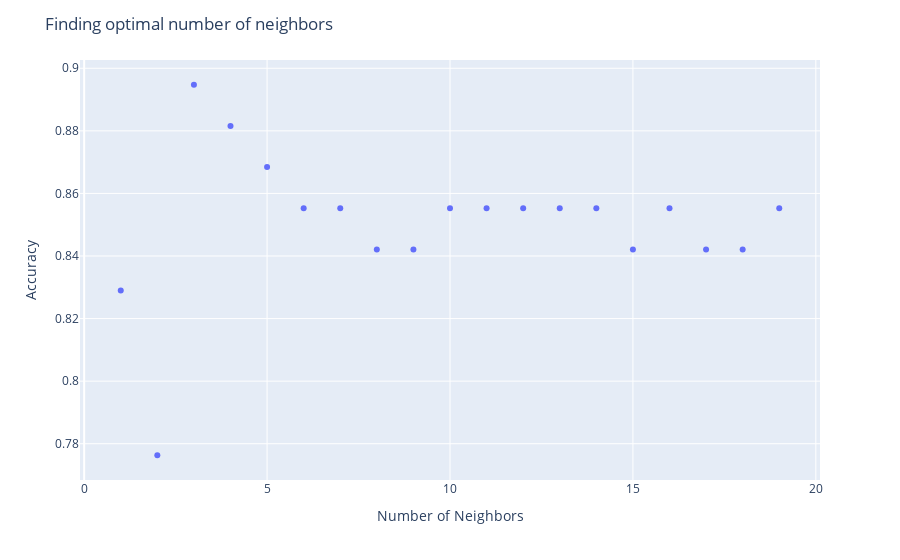

The notebook cell this image was saved under:
### Code cell
import plotly.express as px
fig = px.scatter(y=test_scores,x=range(1,20))
fig.update_layout(title='Finding optimal number of neighbors', xaxis_title='Number of Neighbors',yaxis_title='Accuracy')
fig.show()

### Figure 1 — Plotly figure (JSON) as saved in the notebook; plotly's stock layout.template omitted (floating-point values rounded to 4 significant figures)
{"data": [{"hovertemplate": "x=%{x}<br>y=%{y}<extra></extra>", "legendgroup": "", "marker": {"color": "#636efa", "symbol": "circle"}, "mode": "markers", "name": "", "orientation": "v", "showlegend": false, "type": "scatter", "x": [1, 2, 3, 4, 5, 6, 7, 8, 9, 10, 11, 12, 13, 14, 15, 16, 17, 18, 19], "xaxis": "x", "y": [0.8289, 0.7763, 0.8947, 0.8816, 0.8684, 0.8553, 0.8553, 0.8421, 0.8421, 0.8553, 0.8553, 0.8553, 0.8553, 0.8553, 0.8421, 0.8553, 0.8421, 0.8421, 0.8553], "yaxis": "y"}], "layout": {"legend": {"tracegroupgap": 0}, "margin": {"t": 60}, "title": {"text": "Finding optimal number of neighbors"}, "xaxis": {"anchor": "y", "domain": [0, 1], "title": {"text": "Number of Neighbors"}}, "yaxis": {"anchor": "x", "domain": [0, 1], "title": {"text": "Accuracy"}}}}
